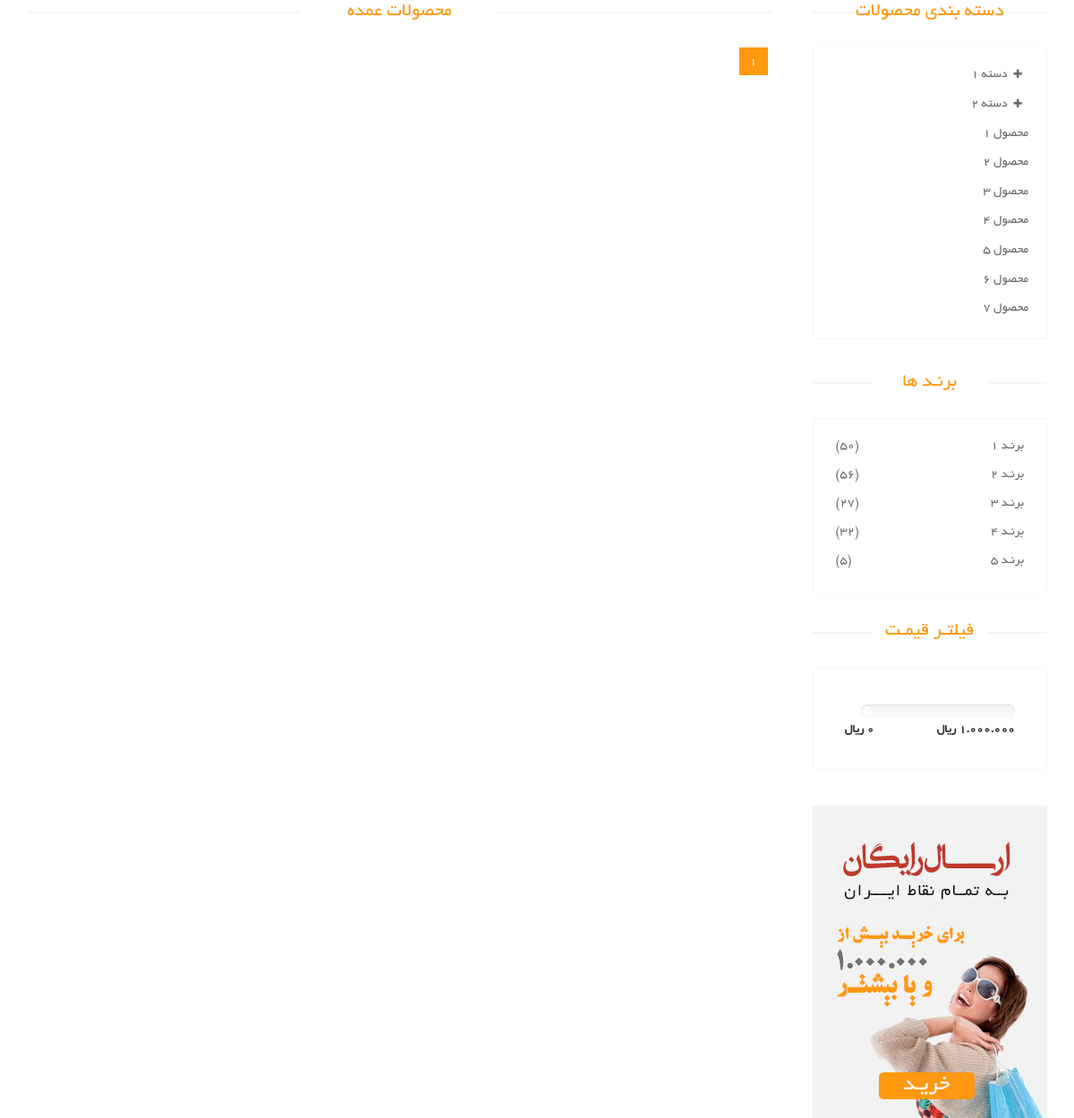
Before: /products/ with the older database file.
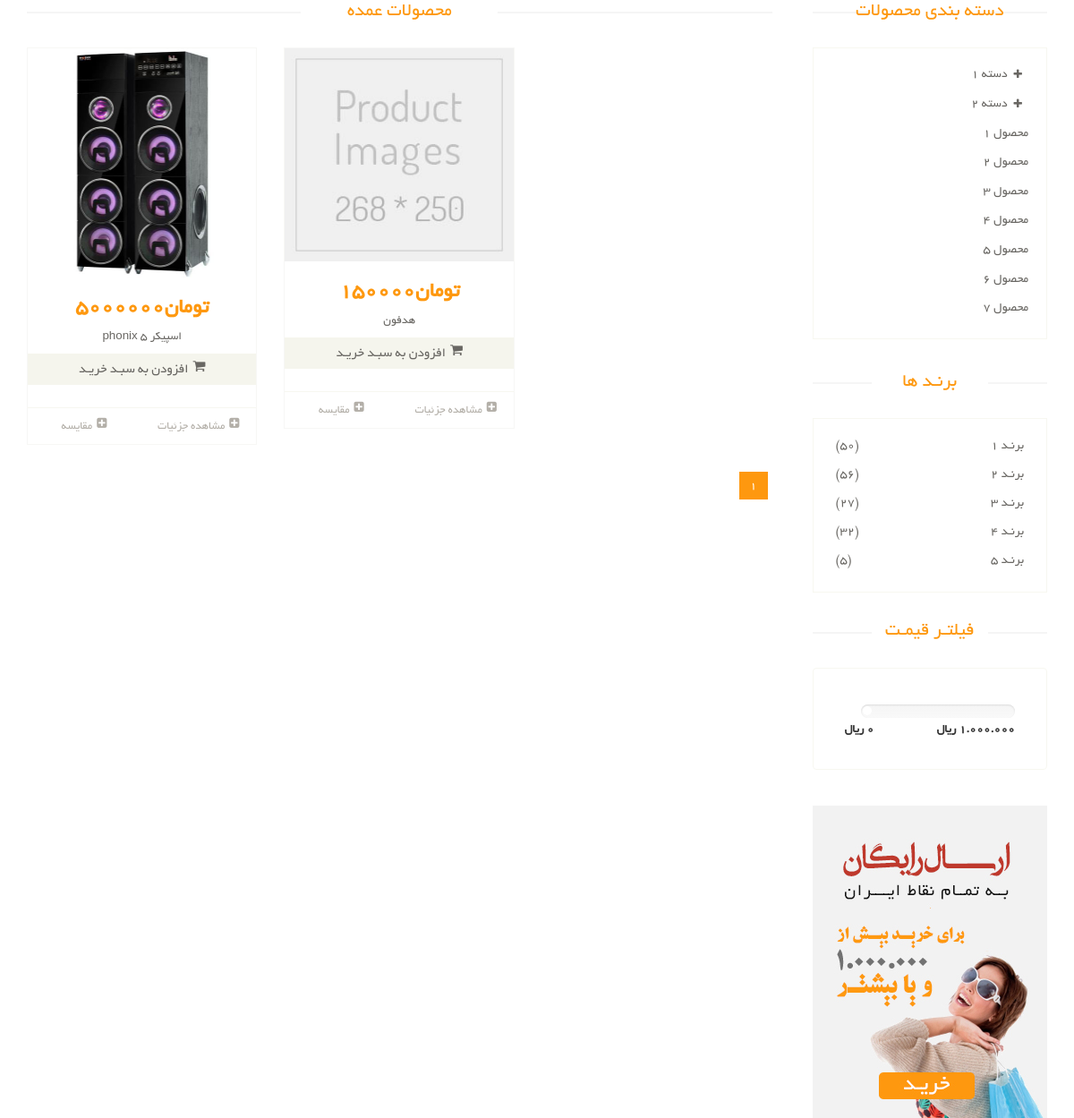
After: the same page with the newer database file.
### product_module/models.py (models this page shows, shortened)
class Product(models.Model):
    title = models.CharField(max_length=300, verbose_name="عنوان")
    image = models.ImageField(verbose_name="عکس", upload_to="images/products", null=True, blank=True)
    category = models.ManyToManyField(ProductCategory,
                                      related_name='product_categories',
                                      verbose_name='دسته بندی ها',
                                      )
    price = models.IntegerField(verbose_name="قیمت")
    short_description = models.CharField(max_length=400, db_index=True, null=True, verbose_name="توضیحات کوتاه")
    description = models.TextField(verbose_name="توضیحات اصلی", db_index=True)
    is_active = models.BooleanField(default=False, verbose_name="فعال / غیر فعال")
    brand = models.ForeignKey(ProductBrand, on_delete=models.CASCADE, verbose_name="برند", null=True, blank=True)
    slug = models.SlugField(default="", null=False, db_index=True, blank=True, max_length=200, unique=True,
                            verbose_name="عنوان در url")
    is_delete = models.BooleanField(default=False, verbose_name="حذف شده / حذف نشده")
    class Meta:
        verbose_name = "محصول"
        verbose_name_plural = "محصولات"

### product_module/views.py (the view)
# urls.py: path('', views.ProductListView.as_view(), name='product-list'),
class ProductListView(ListView):
    template_name = "product_module/product_list.html"
    model = Product
    context_object_name = "products"
    ordering = ['-price']
    paginate_by = 6

### product_module/templates/product_module/product_list.html (shortened to what this page needs)
{% extends 'shared/layout.html' %}
{% block content %}
<section>
		<div class="container">
			<div class="row">
				<div class="col-sm-9 padding-right">
					<div class="features_items">
						<h2 class="title text-center">محصولات عمده</h2>
						{% for product in products %}
                            {% include 'includes/product_item_partial.html' with product=product %}
						{% endfor %}
						<ul class="pagination">
                            {% for page in paginator.page_range %}
                                <li class="{% if page_obj.number == page %} active {% endif %}" ><a href="?page={{ page }}">{{ page }}</a></li>
                            {% endfor %}
                        </ul>
					</div>
				</div>
				<div class="col-sm-3">
					<div class="left-sidebar">
						<h2>دسته بندی محصولات</h2>
						<div class="panel-group category-products" id="accordian">
							<div class="panel panel-default">
								<div class="panel-heading">
									<h4 class="panel-title">
										<a data-toggle="collapse" data-parent="#accordian" href="#sportswear">
											<span class="badge pull-right"><i class="fa fa-plus"></i></span>
											دسته 1
										</a>
									</h4>
								</div>
							</div>
							<div class="panel panel-default">
								<div class="panel-heading">
									<h4 class="panel-title">
										<a data-toggle="collapse" data-parent="#accordian" href="#mens">
											<span class="badge pull-right"><i class="fa fa-plus"></i></span>
											دسته 2
										</a>
									</h4>
								</div>
							</div>
							<div class="panel panel-default">
								<div class="panel-heading">
									<h4 class="panel-title"><a href="#">محصول 1</a></h4>
								</div>
							</div>
							<div class="panel panel-default">
								<div class="panel-heading">
									<h4 class="panel-title"><a href="#">محصول 2</a></h4>
								</div>
							</div>
							<div class="panel panel-default">
								<div class="panel-heading">
									<h4 class="panel-title"><a href="#">محصول 3</a></h4>
								</div>
							</div>
							<div class="panel panel-default">
								<div class="panel-heading">
									<h4 class="panel-title"><a href="#">محصول 4</a></h4>
								</div>
							</div>
							<div class="panel panel-default">
								<div class="panel-heading">
									<h4 class="panel-title"><a href="#">محصول 5</a></h4>
								</div>
							</div>
							<div class="panel panel-default">
								<div class="panel-heading">
									<h4 class="panel-title"><a href="#">محصول 6</a></h4>
								</div>
							</div>
							<div class="panel panel-default">
								<div class="panel-heading">
									<h4 class="panel-title"><a href="#">محصول 7</a></h4>
								</div>
							</div>
						</div>
						<div class="brands_products">
							<h2>برنـد ها</h2>
							<div class="brands-name">
								<ul class="nav nav-pills nav-stacked">
									<li><a href=""> <span class="pull-left">(50)</span>برنـد 1</a></li>
									<li><a href=""> <span class="pull-left">(56)</span>برنـد 2</a></li>
									<li><a href=""> <span class="pull-left">(27)</span>برنـد 3</a></li>
									<li><a href=""> <span class="pull-left">(32)</span>برنـد 4</a></li>
									<li><a href=""> <span class="pull-left">(5)</span>برنـد 5</a></li>
								</ul>
							</div>
						</div>
						<div class="price-range">
							<h2>فیلتـر قیمـت</h2>
							<div class="well">
								 <div class="slider slider-horizontal" style="width: 172px;"></div><br>
								 <b>1.000.000 ريال</b> <b class="pull-left">0 ريال</b>
							</div>
						</div>
						<div class="shipping text-center">
							<img src="/static/images/home/shipping.jpg" alt="">
						</div>
					</div>
				</div>
			</div>
		</div>
	</section>
{% endblock %}

### templates/shared/layout.html (shortened to what this page needs)
{% load render_partial %}
<!DOCTYPE html>
<html lang="en">
<head>
    {% include 'shared/header_references.html' %}
</head>
<body>
{% block content %}{% endblock %}
</body>
</html>

### templates/shared/header_references.html (shortened to what this page needs)
<link href="/static/css/bootstrap.min.css" rel="stylesheet">
<link href="/static/css/font-awesome.min.css" rel="stylesheet">
<link href="/static/css/prettyPhoto.css" rel="stylesheet">
<link href="/static/css/price-range.css" rel="stylesheet">
<link href="/static/css/animate.css" rel="stylesheet">
<link href="/static/css/main.css" rel="stylesheet">
<link href="/static/css/responsive.css" rel="stylesheet">

### product_module/templates/includes/product_item_partial.html (shortened to what this page needs)
<div class="col-sm-4">
<div class="product-image-wrapper">
<div class="single-products">
<div class="productinfo text-center">
    {% if product.image %}
        <img src={{ product.image.url }} alt="product-image">
    {% else %}
        <img src="/static/images/shop/product.jpg" alt="product-image">
    {% endif %}
    <h2>تومان{{ product.price }}</h2>
    <p>{{ product.title}}</p>
    <a href="#" class="btn btn-default add-to-cart"><i class="fa fa-shopping-cart"></i>افزودن به سبـد خریـد</a>
</div>
<div class="product-overlay">
    <div class="overlay-content">
    </div>
</div>
</div>
<div class="choose">
<ul class="nav nav-pills nav-justified">
    <li><a href="{% url 'product-detail' slug=product.slug %}"><i class="fa fa-plus-square"></i>مشاهده جزئیات</a></li>
    <li><a href=""><i class="fa fa-plus-square"></i>مقایسه</a></li>
</ul>
</div>
</div>
</div>

### static/css/price-range.css (style rules this page uses)
.slider { display: inline-block; vertical-align: middle; position: relative; }
.slider.slider-horizontal { width: 210px; height: 20px; }

Changed rows visible on the page:
added Product: image (picture), price "5000000", title "اسپیکر phonix 5"
added Product: price "150000", title "هدفون"
